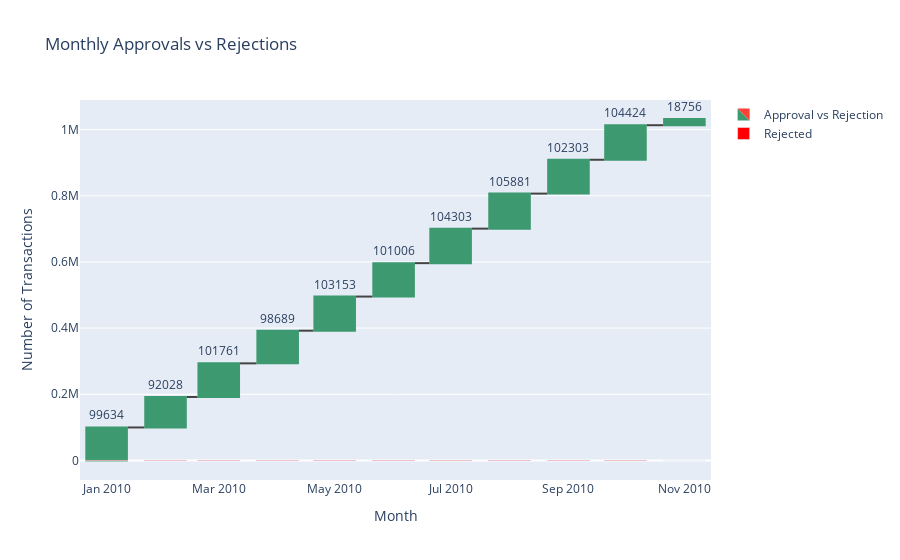

The code cell stored with this chart in its notebook:
### Code cell
# Sample preprocessing: ensure date column is datetime
df['date'] = pd.to_datetime(df['date'])

# Aggregate counts by day (or month)
approval_summary = df.groupby([df['date'].dt.to_period('M'), 'approval_status']).size().unstack(fill_value=0).reset_index()
approval_summary['date'] = approval_summary['date'].dt.to_timestamp()  # convert period to datetime

# Create waterfall chart
fig = go.Figure(go.Waterfall(
    name="Approval vs Rejection",
    x=approval_summary['date'],
    y=approval_summary['Approved'],  # Positive flow
    text=approval_summary['Approved'],
    textposition="outside",
    measure=["relative"] * len(approval_summary),  # relative for each bar
))

# Add rejected as negative values
fig.add_trace(go.Bar(
    x=approval_summary['date'],
    y=-approval_summary['Rejected'],
    name='Rejected',
    marker_color='red'
))

# Update layout
fig.update_layout(
    title="Monthly Approvals vs Rejections",
    xaxis_title="Month",
    yaxis_title="Number of Transactions",
    showlegend=True
)

fig.show()

### Figure 1 — Plotly figure (JSON) as saved in the notebook; plotly's stock layout.template omitted (floating-point values rounded to 4 significant figures)
{"data": [{"measure": ["relative", "relative", "relative", "relative", "relative", "relative", "relative", "relative", "relative", "relative", "relative"], "name": "Approval vs Rejection", "text": [99634, 92028, 101761, 98689, 103153, 101006, 104303, 105881, 102303, 104424, 18756], "textposition": "outside", "type": "waterfall", "x": ["2010-01-01T00:00:00", "2010-02-01T00:00:00", "2010-03-01T00:00:00", "2010-04-01T00:00:00", "2010-05-01T00:00:00", "2010-06-01T00:00:00", "2010-07-01T00:00:00", "2010-08-01T00:00:00", "2010-09-01T00:00:00", "2010-10-01T00:00:00", "2010-11-01T00:00:00"], "y": [99634, 92028, 101761, 98689, 103153, 101006, 104303, 105881, 102303, 104424, 18756]}, {"marker": {"color": "red"}, "name": "Rejected", "type": "bar", "x": ["2010-01-01T00:00:00", "2010-02-01T00:00:00", "2010-03-01T00:00:00", "2010-04-01T00:00:00", "2010-05-01T00:00:00", "2010-06-01T00:00:00", "2010-07-01T00:00:00", "2010-08-01T00:00:00", "2010-09-01T00:00:00", "2010-10-01T00:00:00", "2010-11-01T00:00:00"], "y": [-1575, -1442, -1584, -1480, -1620, -1671, -1731, -1666, -1599, -1726, -340]}], "layout": {"showlegend": true, "title": {"text": "Monthly Approvals vs Rejections"}, "xaxis": {"title": {"text": "Month"}}, "yaxis": {"title": {"text": "Number of Transactions"}}}}
